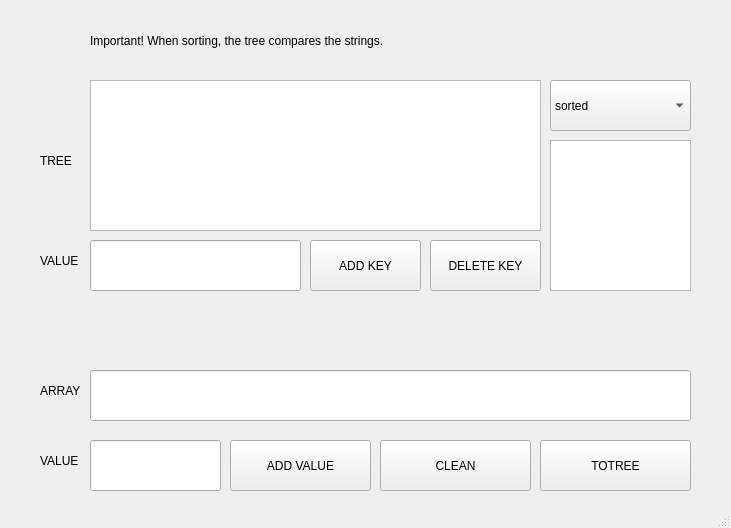
<?xml version="1.0" encoding="UTF-8"?>
<ui version="4.0">
 <class>MainWindow</class>
 <widget class="QMainWindow" name="MainWindow">
  <property name="geometry">
   <rect>
    <x>0</x>
    <y>0</y>
    <width>731</width>
    <height>528</height>
   </rect>
  </property>
  <property name="windowTitle">
   <string>MainWindow</string>
  </property>
  <widget class="QWidget" name="centralwidget">
   <widget class="QLineEdit" name="lineEdit">
    <property name="geometry">
     <rect>
      <x>90</x>
      <y>440</y>
      <width>131</width>
      <height>51</height>
     </rect>
    </property>
   </widget>
   <widget class="QPushButton" name="pushButton">
    <property name="geometry">
     <rect>
      <x>230</x>
      <y>440</y>
      <width>141</width>
      <height>51</height>
     </rect>
    </property>
    <property name="text">
     <string>ADD VALUE</string>
    </property>
   </widget>
   <widget class="QPushButton" name="pushButton_2">
    <property name="geometry">
     <rect>
      <x>380</x>
      <y>440</y>
      <width>151</width>
      <height>51</height>
     </rect>
    </property>
    <property name="text">
     <string>CLEAN</string>
    </property>
   </widget>
   <widget class="QPushButton" name="pushButton_3">
    <property name="geometry">
     <rect>
      <x>540</x>
      <y>440</y>
      <width>151</width>
      <height>51</height>
     </rect>
    </property>
    <property name="text">
     <string>TOTREE</string>
    </property>
   </widget>
   <widget class="QPushButton" name="pushButton_4">
    <property name="geometry">
     <rect>
      <x>430</x>
      <y>240</y>
      <width>111</width>
      <height>51</height>
     </rect>
    </property>
    <property name="text">
     <string>DELETE KEY</string>
    </property>
   </widget>
   <widget class="QLineEdit" name="lineEdit_2">
    <property name="geometry">
     <rect>
      <x>90</x>
      <y>370</y>
      <width>601</width>
      <height>51</height>
     </rect>
    </property>
    <property name="readOnly">
     <bool>true</bool>
    </property>
   </widget>
   <widget class="QPushButton" name="pushButton_5">
    <property name="geometry">
     <rect>
      <x>310</x>
      <y>240</y>
      <width>111</width>
      <height>51</height>
     </rect>
    </property>
    <property name="text">
     <string>ADD KEY</string>
    </property>
   </widget>
   <widget class="QLineEdit" name="lineEdit_4">
    <property name="geometry">
     <rect>
      <x>90</x>
      <y>240</y>
      <width>211</width>
      <height>51</height>
     </rect>
    </property>
   </widget>
   <widget class="QComboBox" name="comboBox">
    <property name="geometry">
     <rect>
      <x>550</x>
      <y>80</y>
      <width>141</width>
      <height>51</height>
     </rect>
    </property>
    <item>
     <property name="text">
      <string>sorted</string>
     </property>
    </item>
    <item>
     <property name="text">
      <string>LR</string>
     </property>
    </item>
    <item>
     <property name="text">
      <string>RL</string>
     </property>
    </item>
   </widget>
   <widget class="QLabel" name="label">
    <property name="geometry">
     <rect>
      <x>90</x>
      <y>20</y>
      <width>611</width>
      <height>41</height>
     </rect>
    </property>
    <property name="text">
     <string>Important! When sorting, the tree compares the strings.</string>
    </property>
   </widget>
   <widget class="QLabel" name="label_2">
    <property name="geometry">
     <rect>
      <x>40</x>
      <y>370</y>
      <width>41</width>
      <height>41</height>
     </rect>
    </property>
    <property name="text">
     <string>ARRAY</string>
    </property>
   </widget>
   <widget class="QLabel" name="label_3">
    <property name="geometry">
     <rect>
      <x>40</x>
      <y>440</y>
      <width>41</width>
      <height>41</height>
     </rect>
    </property>
    <property name="text">
     <string>VALUE</string>
    </property>
   </widget>
   <widget class="QLabel" name="label_4">
    <property name="geometry">
     <rect>
      <x>40</x>
      <y>240</y>
      <width>41</width>
      <height>41</height>
     </rect>
    </property>
    <property name="text">
     <string>VALUE</string>
    </property>
   </widget>
   <widget class="QLabel" name="label_5">
    <property name="geometry">
     <rect>
      <x>40</x>
      <y>140</y>
      <width>41</width>
      <height>41</height>
     </rect>
    </property>
    <property name="text">
     <string>TREE</string>
    </property>
   </widget>
   <widget class="QTextEdit" name="textEdit">
    <property name="geometry">
     <rect>
      <x>90</x>
      <y>80</y>
      <width>451</width>
      <height>151</height>
     </rect>
    </property>
    <property name="readOnly">
     <bool>true</bool>
    </property>
   </widget>
   <widget class="QTextEdit" name="textEdit_2">
    <property name="geometry">
     <rect>
      <x>550</x>
      <y>140</y>
      <width>141</width>
      <height>151</height>
     </rect>
    </property>
    <property name="readOnly">
     <bool>true</bool>
    </property>
   </widget>
  </widget>
  <widget class="QStatusBar" name="statusbar"/>
 </widget>
 <resources/>
 <connections/>
</ui>
